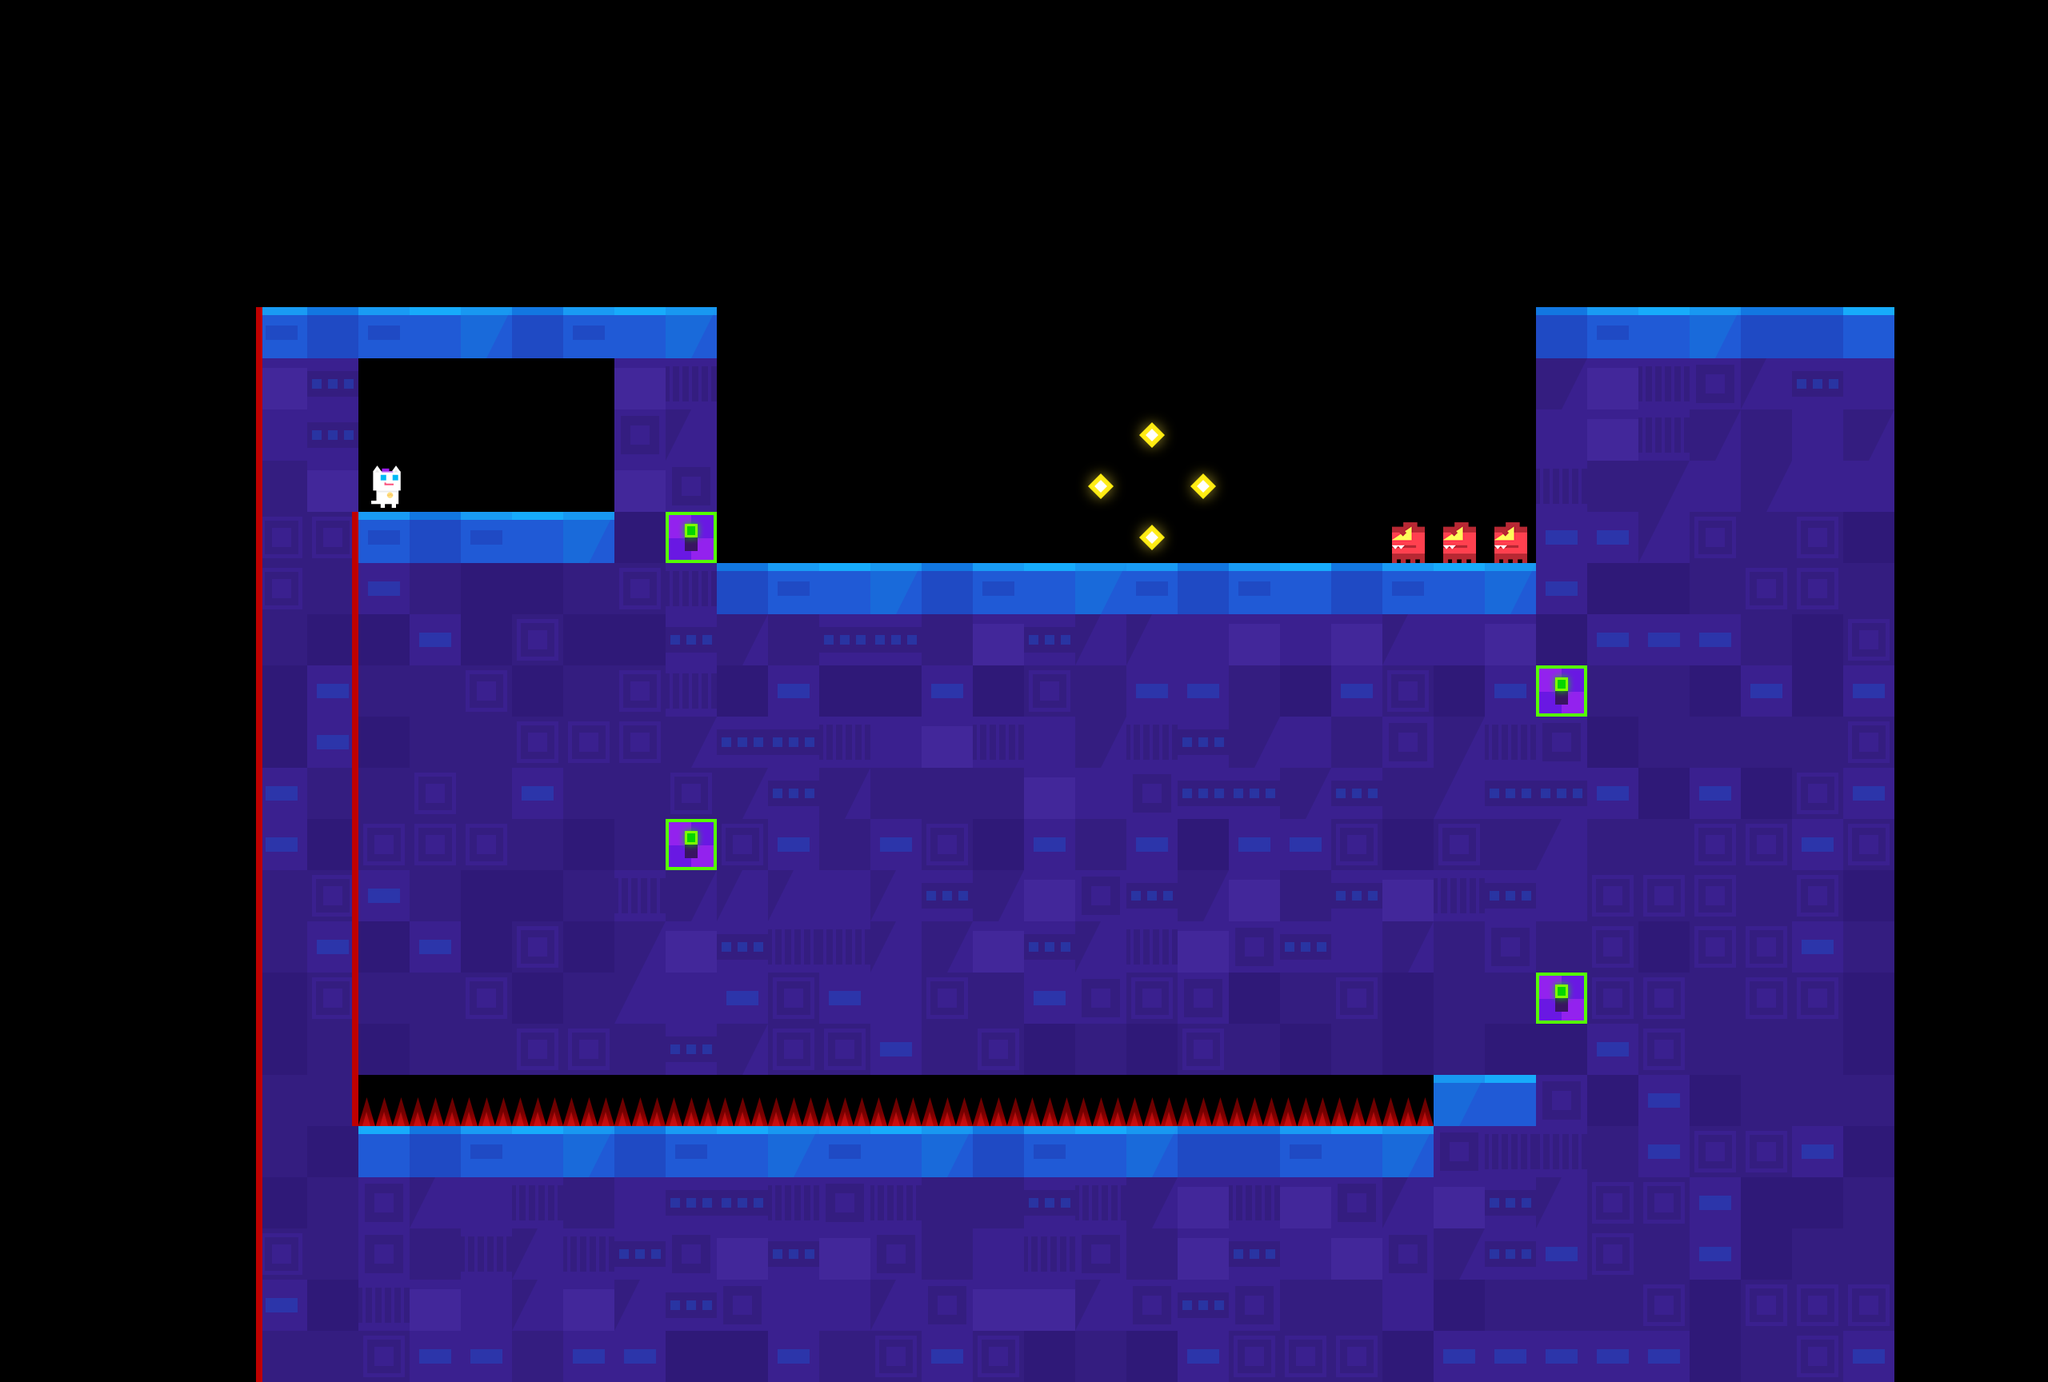

This is a level from a 2D game, rendered from its Tiled map with the project's own tilesets. A one-line summary and the map file follow, with tile-layer data summarised:
An orthogonal 40x27 tile map with 64x64 px tiles, 7 tile layers (main, mask, extra_area4, extra_area3, ...) and 24 objects (5x CameraYFreeze, 5x DeadZone, 4x HideExtra, 4x HideMask, 4x Event, ...).

<map version="1.0" orientation="orthogonal" renderorder="right-down" width="40" height="27" tilewidth="64" tileheight="64" nextobjectid="3250">
 <properties>
  <property name="DogSlime" value="1" />
  <property name="bg" value="lyBG8" />
  <property name="bgm" value="bgm_mini" />
 </properties>
 <tileset firstgid="1" name="forest" tilewidth="70" tileheight="70">
  <tileoffset x="-3" y="3" />
  <image source="forest.png" width="700" height="980" />
  <tile id="0">
   <properties>
    <property name="maxX" value="87" />
    <property name="maxY" value="63" />
    <property name="x" value="77" />
    <property name="y" value="61" />
   </properties>
  </tile>
 </tileset>
 <layer name="main" width="40" height="27">
  <data>[1080 cells, 404 non-empty, 23 distinct tile ids]</data>
 </layer>
 <layer name="mask" width="40" height="27">
  <data>[1080 cells, 55 non-empty, 8 distinct tile ids]</data>
 </layer>
 <layer name="extra_area4" width="40" height="27">
  <properties>
   <property name="isShow" value="1" />
   <property name="maxX" value="29" />
   <property name="maxY" value="20" />
   <property name="x" value="10" />
   <property name="y" value="17" />
  </properties>
  <data>[1080 cells, 32 non-empty, 12 distinct tile ids]</data>
 </layer>
 <layer name="extra_area3" width="40" height="27">
  <properties>
   <property name="isShow" value="1" />
   <property name="maxX" value="29" />
   <property name="maxY" value="19" />
   <property name="x" value="14" />
   <property name="y" value="17" />
  </properties>
  <data>[1080 cells, 64 non-empty, 16 distinct tile ids]</data>
 </layer>
 <layer name="extra_area2" width="40" height="27">
  <properties>
   <property name="isShow" value="1" />
   <property name="maxX" value="29" />
   <property name="maxY" value="16" />
   <property name="x" value="14" />
   <property name="y" value="14" />
  </properties>
  <data>[1080 cells, 64 non-empty, 16 distinct tile ids]</data>
 </layer>
 <layer name="extra_area1" width="40" height="27">
  <properties>
   <property name="isShow" value="1" />
   <property name="maxX" value="29" />
   <property name="maxY" value="13" />
   <property name="x" value="14" />
   <property name="y" value="10" />
  </properties>
  <data>[1080 cells, 64 non-empty, 16 distinct tile ids]</data>
 </layer>
 <objectgroup name="objConfig">
  <object id="3225" type="player" gid="120" x="704" y="384" />
  <object id="3244" type="npc" gid="101" x="448" y="640" />
 </objectgroup>
 <objectgroup name="triggerConfig">
  <object id="3226" name="extra_area1" type="HideExtra" gid="105" x="832" y="704" />
  <object id="3227" name="extra_area2" type="HideExtra" gid="105" x="1920" y="896" />
  <object id="3228" name="extra_area3" type="HideExtra" gid="105" x="832" y="1088" />
  <object id="3229" name="extra_area4" type="HideExtra" gid="105" x="1920" y="1280" />
  <object id="3230" type="HideMask" gid="105" x="832" y="1152" />
  <object id="3231" type="HideMask" gid="105" x="832" y="1216" />
  <object id="3232" type="HideMask" gid="105" x="832" y="1280" />
  <object id="3233" type="HideMask" gid="105" x="832" y="1344" />
  <object id="3234" type="CameraYFreeze" gid="103" x="256" y="512" />
  <object id="3235" type="DeadZone" gid="104" x="256" y="768" />
  <object id="3236" type="DeadZone" gid="104" x="192" y="768" />
  <object id="3237" type="CameraYFreeze" gid="103" x="192" y="512" />
  <object id="3238" type="DeadZone" gid="104" x="128" y="768" />
  <object id="3239" type="CameraYFreeze" gid="103" x="128" y="512" />
  <object id="3240" type="DeadZone" gid="104" x="0" y="768" />
  <object id="3241" type="CameraYFreeze" gid="103" x="0" y="512" />
  <object id="3242" type="CameraYFreeze" gid="103" x="64" y="512" />
  <object id="3243" type="DeadZone" gid="104" x="64" y="768" />
  <object id="3245" name="Story1" type="Event" gid="102" x="576" y="640" />
  <object id="3246" name="Story1" type="Event" gid="102" x="640" y="640" />
  <object id="3247" name="Story1" type="Event" gid="102" x="704" y="640" />
  <object id="3249" name="Story1" type="Event" gid="102" x="512" y="640" />
 </objectgroup>
 <layer name="dangerous" width="40" height="27">
  <data>[1080 cells, 33 non-empty, 2 distinct tile ids]</data>
 </layer>
</map>
